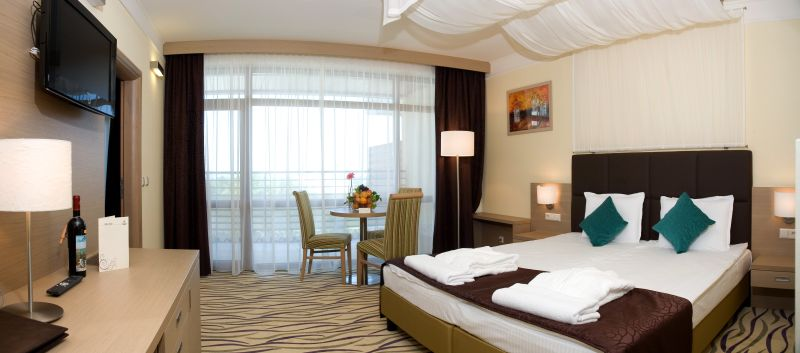
#> input picture flamingo_2_+_1.jpg, 800 x 353 px
$ python main_menu.py
#> lines starting #> are read from the running program, lines starting #| are printed output that depends on the picture
#> the answer given: 1
### clients.py
import database_hotel
from PIL import Image
import os
from prettytable import PrettyTable
import time
import smtplib
import getpass
import reservation_maker


clear = lambda: os.system('cls')


# [59 lines left out: functions menu, make_a_reservation, not called in this run]


def view_rooms():
    """
    This function prints the different kind of rooms in the hotel.
    """
    print("\nThe rooms we offer are the following:")
    print("Double rooms plus one child:")
    print("    * with view")
    print("    * with view + king-sized bed")
    print("    * AC")
    print("    * AC + king-sized bed")
    pic = input("Do you want to see a picture of this type of rooms(y/n)?: ")
#> the answer given: y
    pic = str(pic)
    if pic == 'y':
        Image.open("flamingo_2_+_1.jpg").show()
    print("\nDouble rooms plus two children:")
    print("    * with view + AC")
    print("    * with view + AC + king-sized bed")
    print("    * no extras")
    print("    * king-sized bed")
    pic = input("Do you want to see a picture of this type of rooms(y/n)?: ")
#> the answer given: y
    pic = str(pic)
    if pic == 'y':
        Image.open("flamingo_2_+_2.jpg").show()
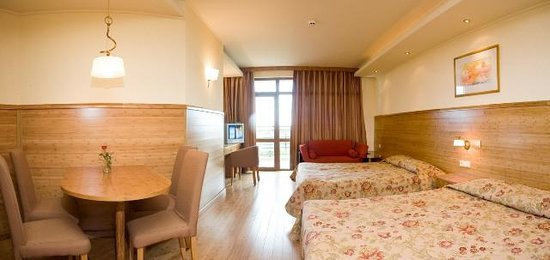
#> input picture flamingo_2_+_2.jpg, 550 x 260 px
    print("\nApartment of 2 adults plus 3 children:")
    print("    * with view + AC + king-sized bed + kitchen box")
    pic = input("Do you want to see a picture of this type of room(y/n)?: ")
#> the answer given: y
    pic = str(pic)
    if pic == 'y':
        Image.open("flamingo_apartment.jpeg").show()
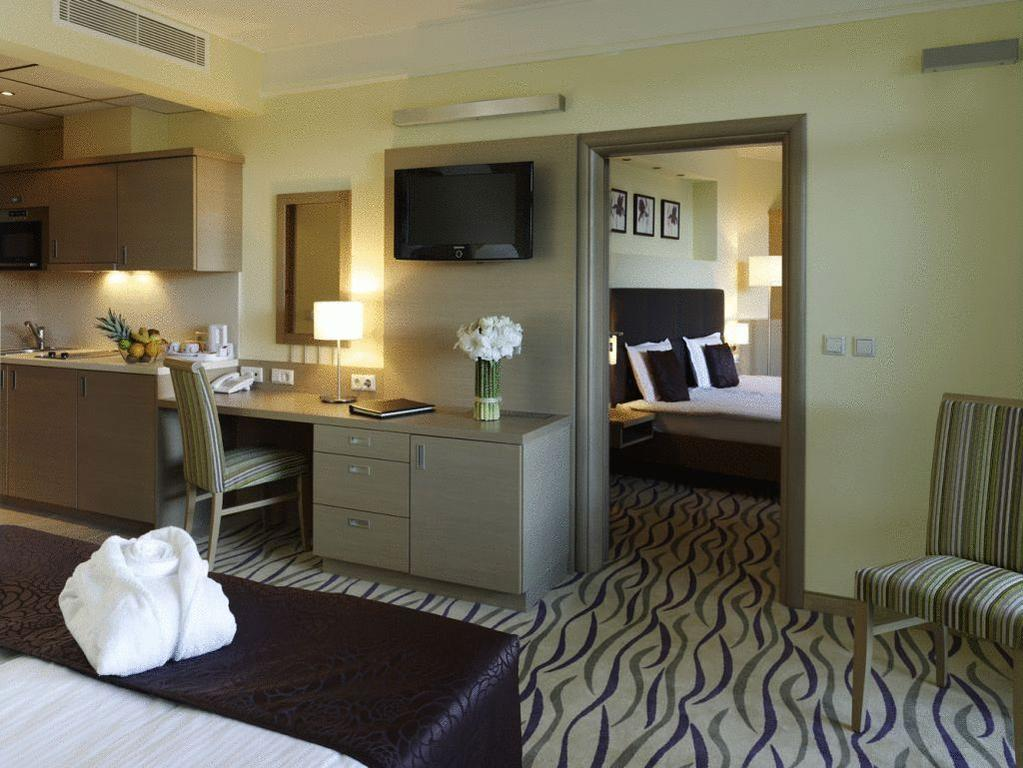
#> input picture flamingo_apartment.JPEG, 1023 x 768 px, found by its file name
    print("\nWarning! Each extra is priced separately")


# [247 lines left out: functions check_prices, check_discounts, cancel_a_reservation, check_reservations, send_email, pay_a_reservation and 3 more, not called in this run]

### main_menu.py
import os
import database_hotel
import clients
import administrators
import getpass


def clear():
    return lambda: os.system('cls')


def main():
    """
    This function is where the program begins.
    It is the general menu for the hotel.
    """
    clear()
    print("Welcome. This is Summer Square Hotel\n")
    while True:
        print("\nWhat may we offer you today?\n")
        print("1. View our rooms")
        print("2. Look at our prices")
        print("3. Check out the discounts")
        print("4. Login")
        print("5. Register")
        print("6. Exit")
        choice = input("Option: ")
        choice = int(choice)
        if choice == 1:
            clients.view_rooms()
        elif choice == 2:
            clients.check_prices()
        elif choice == 3:
            clients.check_discounts()
        elif choice == 4:
            login()
        elif choice == 5:
            register()
        elif choice == 6:
            exit()
        else:
            print("Wrong input\n")


# [82 lines left out: functions register, login, not called in this run]

if __name__ == '__main__':
#> (the run stopped early here; a loop or call above may not have finished)
